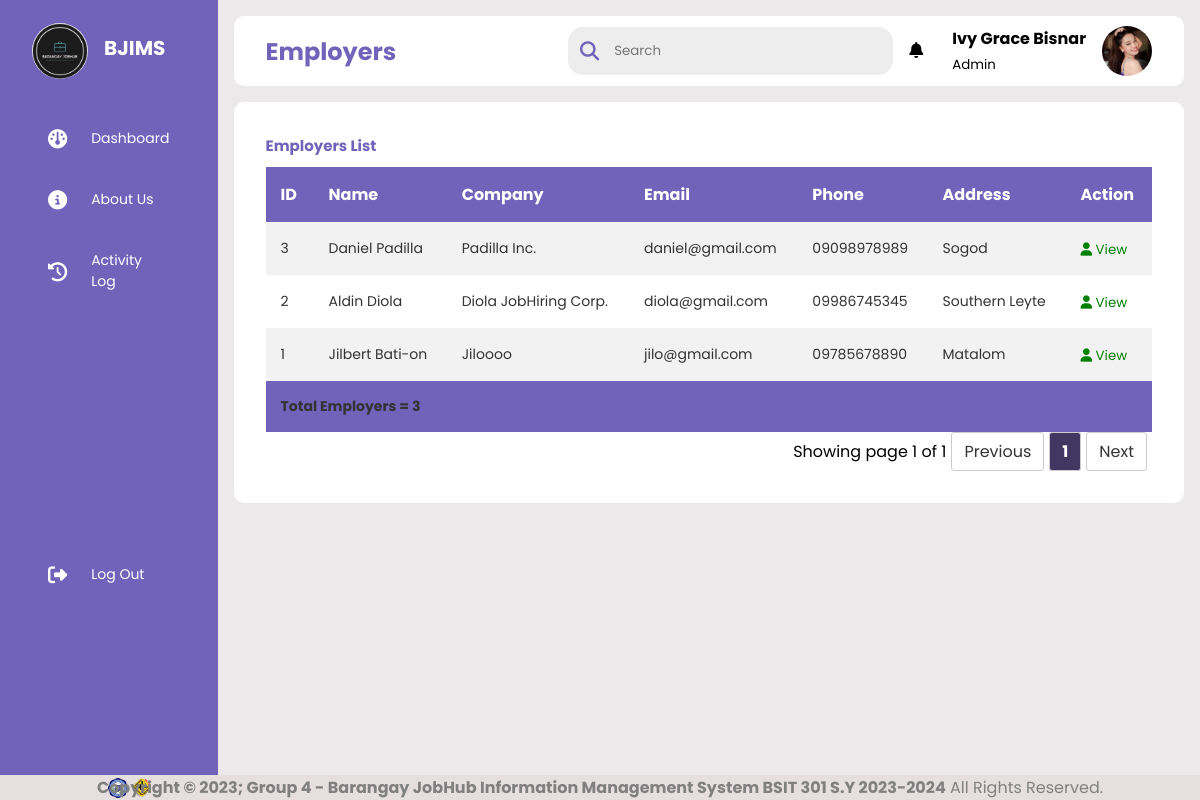
The page /admin/viewemployers.php (signed in) on the database its author committed.
### tables this page shows
CREATE TABLE `employers` (
  `id` int(100) NOT NULL,
  `emp_name` varchar(100) DEFAULT NULL,
  `comp_name` varchar(100) DEFAULT NULL,
  `age` int(11) DEFAULT NULL,
  `address` varchar(100) DEFAULT NULL,
  `phone` varchar(100) DEFAULT NULL,
  `email` varchar(100) NOT NULL,
  `password` varchar(100) NOT NULL,
  `image` varchar(100) NOT NULL
);

### admin/viewemployers.php (the view, shortened to what this page needs)
<?php
include '../connection.php';
$user_id = $_SESSION['user_id'];
$select = mysqli_query($conn, "SELECT * FROM `admin` WHERE id = '$user_id'") or die('query failed');
if(mysqli_num_rows($select) > 0){
    $fetch = mysqli_fetch_assoc($select);
}
?>
<!DOCTYPE html>
<html lang="en">
    <head>
        <link rel="stylesheet" href="../css/style.css"/>
        <link rel="stylesheet" href="https://cdnjs.cloudflare.com/ajax/libs/font-awesome/6.4.0/css/all.min.css"/>
        <link href="https://cdn.datatables.net/1.10.25/css/dataTables.bootstrap.min.css" rel="stylesheet"/>
    </head>
    <body>
            <?php include("sidebar.php") ?>
        <div class="main--content">
            <div class="header--wrapper">
                <div class="header--title">
                    <h2>Employers</h2>
                </div>
                <div class="user--info">
                    <div class="search--box">
                        <i class="fas fasolid fa-search"></i>
                        <input type="text" id="myInput" placeholder="Search" class="form-control"/>
                    </div>
                    <div class="notification">
                        <div class="notif-icon" onclick="toggleNotifi()">
                            <i class="fa-solid fa-bell"></i>
                        </div>
                    </div>
                    <div class="profile">
                        <div class="info">
                            <p><b><?php echo $fetch['name']; ?></b></p>
                            <small class="text-muted">Admin</small>
                        </div>
                    </div>
                    <a href="settings.php">
                    <?php
                        if($fetch['image'] == ''){
                            echo '<img src="../images/default-avatar.png">';
                        }else{
                            echo '<img src="../uploaded_img/'.$fetch['image'].'">';
                        }
                    ?>
                    </a>
                </div>
            </div>
            <div class="tabular--wrapper">
                <h3 class="main--title">Employers List</h3>
                <div class="table-container">
                    <table>
                        <thead>
                            <th>ID</th>
                            <th>Name</th>
                            <th>Company</th>
                            <th>Email</th>
                            <th>Phone</th>
                            <th>Address</th>
                            <th>Action</th>
                        </thead>
                        <tbody id="myTable">
                            <?php
                                require_once "../connection.php";
                                if(isset($_GET['page_no']) && $_GET['page_no']!="") {
                                    $page_no = $_GET['page_no'];
                                }else{
                                    $page_no = 1;
                                }
                                $total_records_per_page = 10;
                                $offset = ($page_no-1) * $total_records_per_page;
                                $previous_page = $page_no - 1;
                                $next_page = $page_no + 1;
                                $result_count=mysqli_query($conn, "SELECT COUNT(*) as total_records FROM employers");
                                $total_records = mysqli_fetch_array($result_count);
                                $total_records = $total_records['total_records'];
                                $total_no_of_pages = ceil($total_records / $total_records_per_page);
                                $sql = mysqli_query($conn, "SELECT * FROM employers ORDER BY id DESC LIMIT $offset,$total_records_per_page");
                                $row = mysqli_num_rows($sql);
                                if($row > 0) {
                                    while($row = mysqli_fetch_array($sql)) {
                            ?>
                            <tr>
                                <td><?php echo $row['id'];?></td>
                                <td><?php echo $row['emp_name'];?></td>
                                <td><?php echo $row['comp_name'];?></td>
                                <td><?php echo $row['email'];?></td>
                                <td><?php echo $row['phone'];?></td>
                                <td><?php echo $row['address'];?></td>
                                <td><a href="employeeprofile.php?profid=<?php echo htmlentities($row['id']);?>" style="font-size: 15px;"><button><i class="fa-solid fa-user"></i> View</button></a></td>
                            </tr>
                            <?php
                                }}
                            ?>
                        </tbody>
                        <tfoot>
                            <tr>
                                <td colspan="7">Total Employers = <?php
                                    $dash_jobs_query = "SELECT * FROM employers";
                                    $dash_jobs_query_run = mysqli_query($conn, $dash_jobs_query);
                                    if($jobs_total = mysqli_num_rows($dash_jobs_query_run)){
                                        echo ''.$jobs_total.'';
                                    }else{
                                        echo 'No Record!';
                                    }
                                ?></td>
                            </tr>
                        </tfoot>
                    </table>
                </div>
                <ul class="pagination pull-right">
                    <li class="pull-left btn btn-default disabled">Showing page <?php echo $page_no. " of ". $total_no_of_pages;?></li>
                    <li <?php if($page_no <= 1) {echo "class='disabled'";}?>>
                    <a <?php if($page_no > 1) {echo "href='?page_no=$previous_page'";}?>>Previous</a>
                    </li>
                <?php
                    if($total_no_of_pages <=10) {
                        for($counter = 1; $counter <=$total_no_of_pages;$counter++) {
                            if($counter == $page_no) {
                                echo "<li class='active'><a>$counter</a></li>";
                            }else{
                                echo "<li><a href='?page_no=$counter'>$counter</a></li>";
                            }
                        }
                    }
                ?>
                <li <?php if($page_no >= $total_no_of_pages){ echo "class='disabled'";}?>>
                    <a <?php if($page_no < $total_no_of_pages){ echo "href='?page_no=$next_page'";}?>>Next</a>
                </li>
                </ul>
            </div>
        </div>
        <?php include("../footer/footer.php") ?>
    </body>
</html>

### css/style.css (style rules this page uses)
* { margin: 0; padding: 0; border: none; outline: none; box-sizing: border-box; font-family: "Poppins", sans-serif; }
body { display: flex; }
img { display: block; width: 100%; }
.info b { font-size: 16px; text-align: center; }
.menu li:hover, .active { background: #e0e0e058; }
.main--content { position: relative; background: #ebe9e9; width: 100%; padding: 1rem; }
.header--wrapper img { width: 50px; height: 50px; cursor: pointer; border-radius: 50%; }
.header--wrapper { display: flex; justify-content: space-between; align-items: center; flex-wrap: wrap; background: #fff; border-radius: 10px; padding: 10px 2rem; margin-bottom: 1rem; }
.header--title { color: rgba(113, 99, 186, 255); }
.notification { margin-right: 10px; border-radius: 50%; }
.notif-icon { cursor: pointer; margin-right: 3px; line-height: 50px; }
.user--info { display: flex; align-items: center; gap: 1rem; }
.search--box { background: rgb(237, 237, 237); border-radius: 15px; color: rgba(113, 99, 186, 255); display: flex; align-items: center; gap: 5px; padding: 4px 12px; }
.search--box input { background: transparent; padding: 10px; }
.search--box i { font-size: 1.2rem; cursor: pointer; transition: all 0.5s ease-out; }
.main--title { color: rgba(113, 99, 186, 255); padding-bottom: 10px; font-size: 15px; }
.tabular--wrapper { background: #fff; margin-top: 1rem; border-radius: 10px; padding: 2rem; }
.table-container { width: 100%; }
table { width: 100%; border-collapse: collapse; border-radius: 20%; }
thead { background: rgba(113, 99, 186, 255); color: #fff; }
th { padding: 15px; text-align: left; }
tbody { background: #f2f2f2; }
td { padding: 15px; font-size: 14px; color: #333; }
tr:nth-child(even) { background: #fff; }
tfoot { background: rgba(113, 99, 186, 255); font-weight: bold; color: #fff; }
tfoot td { padding: 15px; }
.table-container button { color: green; background: none; cursor: pointer; }

### admin/viewemployers.php (style rules this page uses)
.pagination { display: flex; justify-content: flex-end; align-items: center; list-style: none; padding: 0; font-family: "Poppins", sans-serif; }
.pagination li { margin-right: 5px; }
.pagination li a { display: inline-block; padding: 6px 12px; text-decoration: none; color: #333; border: 1px solid #ccc; border-radius: 3px; background-color: #fff; }
.pagination li.active a { background-color: rgb(64, 56, 97); color: #fff; font-weight: bold; }

### rows shown on the page
employers: id "3", emp_name "Daniel Padilla", comp_name "Padilla Inc.", email "daniel@gmail.com", phone "09098978989", address "Sogod"
employers: id "2", emp_name "Aldin Diola", comp_name "Diola JobHiring Corp.", email "diola@gmail.com", phone "09986745345", address "Southern Leyte"
employers: id "1", emp_name "Jilbert Bati-on", comp_name "Jiloooo", email "jilo@gmail.com", phone "09785678890", address "Matalom"

### other values the page prints
$fetch['name'] "Ivy Grace Bisnar"
$jobs_total "3"
$page_no "1"
$total_no_of_pages "1"
